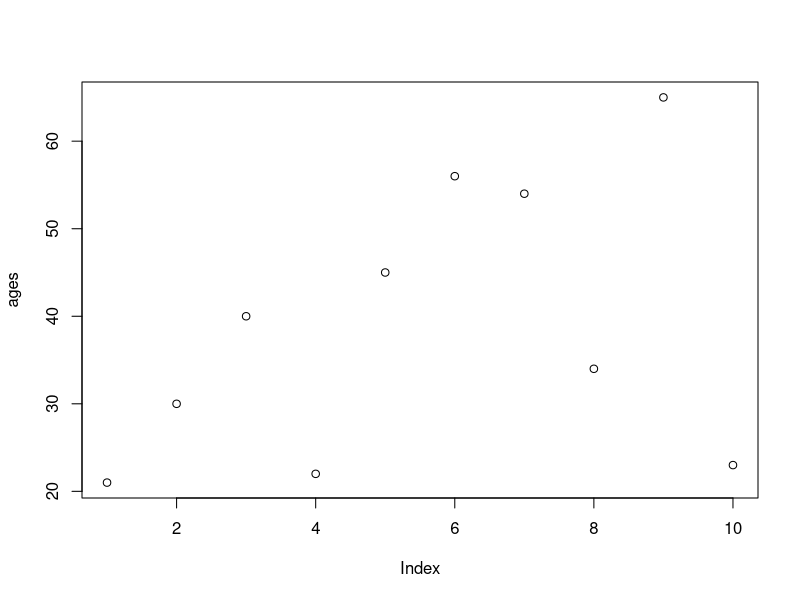
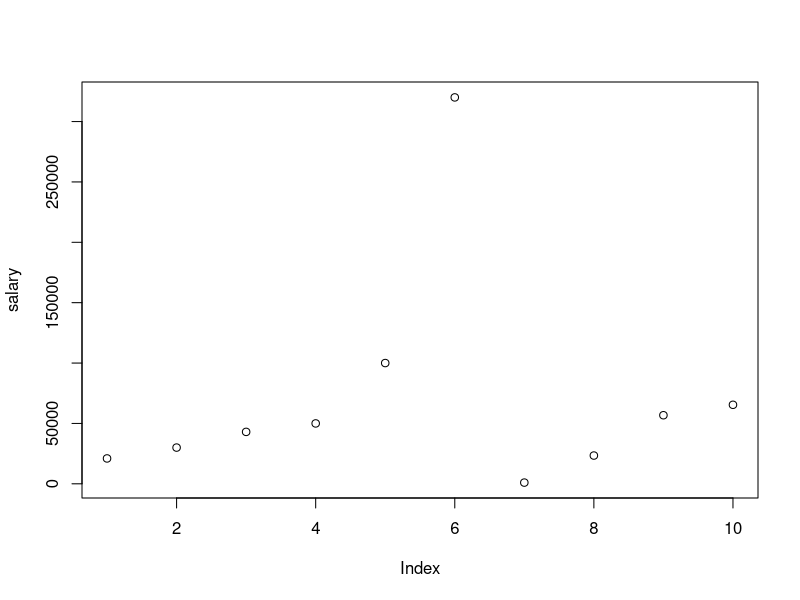
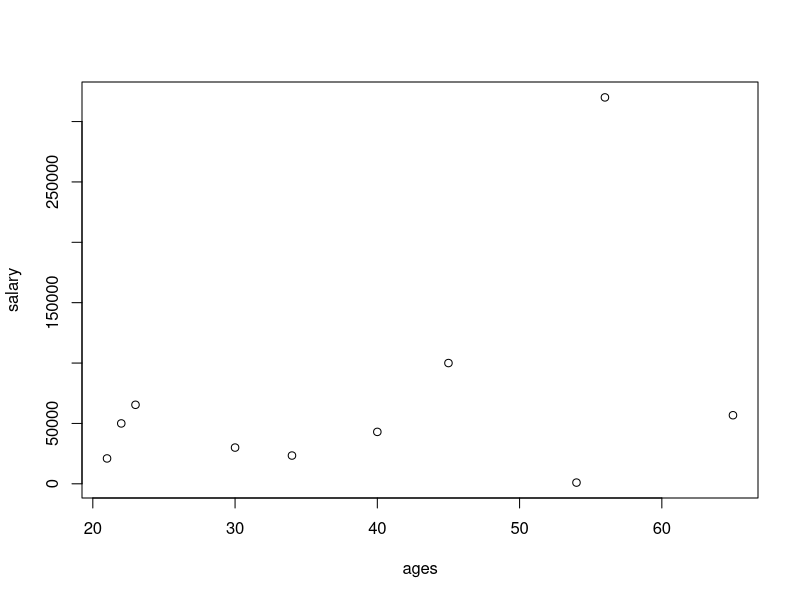
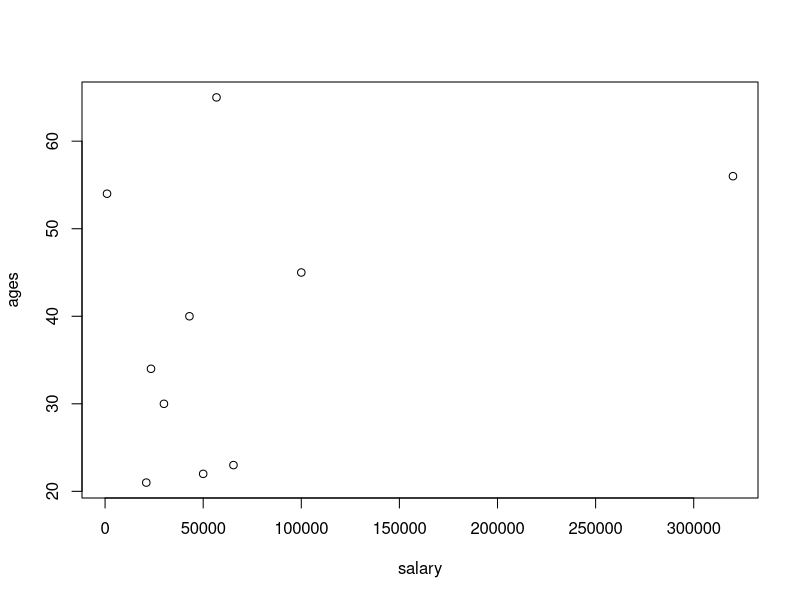
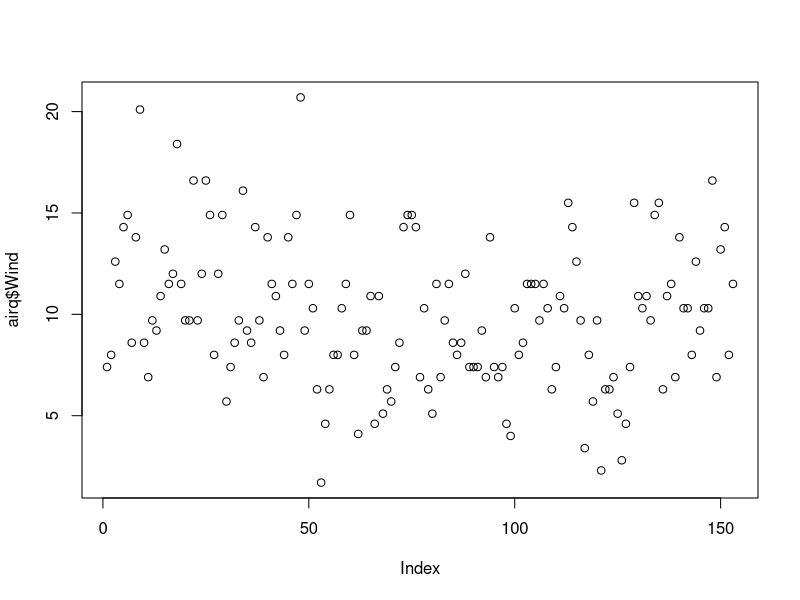
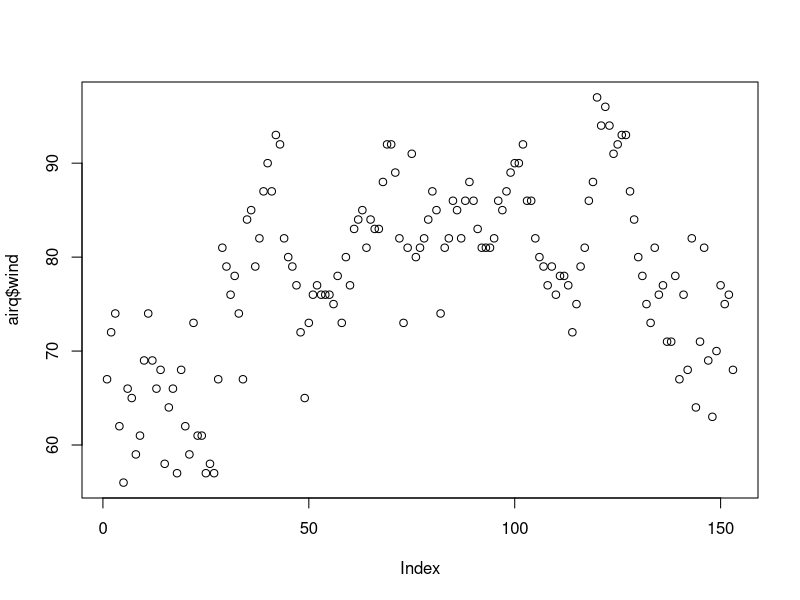
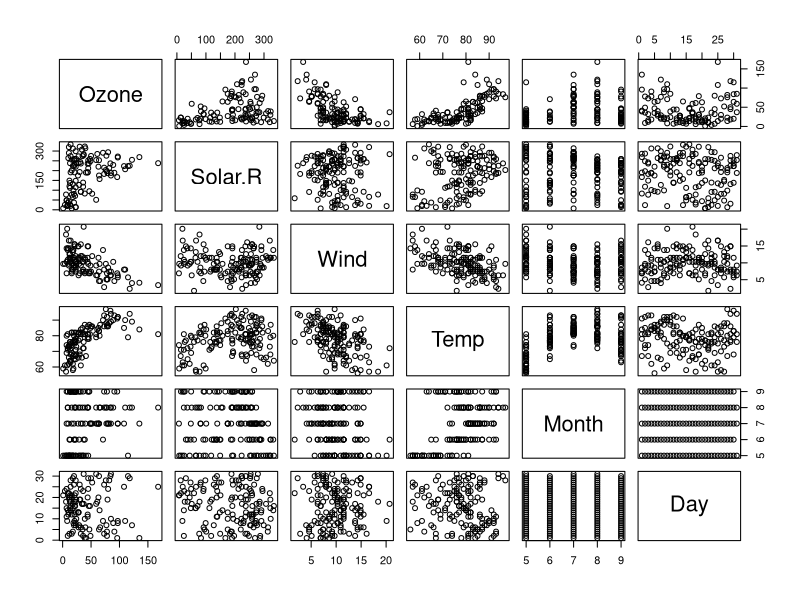
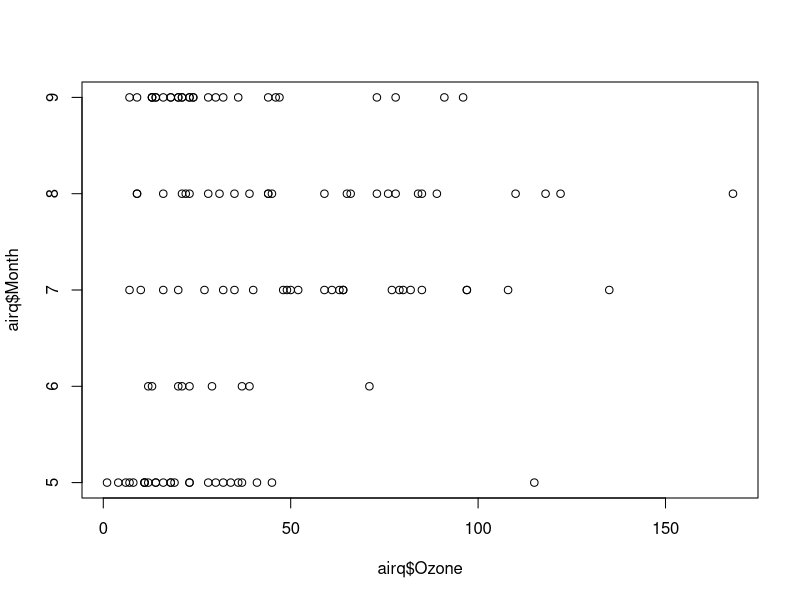

Write R code to recreate these figures, in order. (Note: this script raises an error after producing the figures.)
ages=c(21,30,40,22,45,56,54,34,65,23)
plot(ages)

salary=c(21000,30000,43000,50000,100000,320000,1000,23400,56789,65432)
plot(salary)

plot(ages,salary)
plot(salary,ages)

help(plot)

data()
airq=datasets::airquality

head(airquality)
tail(airquality)
names(airquality)
dim(airquality)
nrow(airquality)
ncol(airquality)

View(airquality)

airq[,c(1,2)]
df=airq[,-6]#exclude 6 no col
df

summary(airq[,1])
summary(airq$Temp)

summary(airq)#all col

plot(airq$Wind)
plot(airq$Temp,airq$wind,type="p")
plot(airq)#scatterplot
help(plot)
plot(airq$Ozone,airq$Month)
plot(airq$Month,airq$Ozone)

plot(airq$Wind,type="p")#point
plot(airq$Wind,type="l")#line
plot(airq$Wind,type="b")#both
help(plot)

plot(airq$Wind,
     xlab="ozone concentration",
     ylab="no of Instances",
     main="ozone levels in NY city",
     col="red",
     type="l"
     
     
     )
plot(airq,col="orange")
plot(airq$Ozone,airq$Solar.R)
plot(airq$Solar.R,airq$Ozone)

#horizontal bar plot
barplot(airq$Ozone,
       main='Ozone concentration in air',
       ylab='Ozone level',
       col='blue',
       horiz=T,#GRAPH BARS ARE HORIZONTAL 
       #axes=T
      
        )
help(barplot)

#histogram
hist(airq$Temp)

hist(airq$Temp,
     main='solar radiation values in air',
     xlab='solar rad.',
     col='lightblue',
     border='darkblue')

help(hist)

#boxplot=find outlier

boxplot(airq$Wind,
        main="Boxplot",
        col="pink",
        border='black',
        horizontal = T
        )
help(boxplot)
boxplot(airq$Temp,
        main="Boxplot",
        col="pink",
        border='black',
        horizontal = T
)
boxplot(airq$Ozone,
        main="Boxplot",
        col="pink",
        border='black',
        horizontal = T
)
boxplot.stats(airq$Wind)$out#outlier values

airq$Ozone
#multiple box plot
boxplot(airq[1:4],
        main='Multiple Box Plots',
        horizontal=TRUE,
        col='green')

boxplot.stats(airq[1:4])$out


help(par)
par(mfrow=c(3,3),mar=c(1,2,1,2),las=0,bty='o')
plot(airq$Ozone)
plot(airq$Ozone,airq$Wind)
plot(airq$Ozone,type='l')
plot(airq$Wind,type='l')
plot(airq$Solar.R,type='l')
barplot(airq$Ozone,main="Ozone concentration",
        xlab="Ozone Level",col="green",horiz=TRUE)
hist(airq$Solar.R)
boxplot(airq$Solar.R)
boxplot(airq[,0:4])

      
airq
max(airq$Wind)
min(airq$Temp)
min(airq$Solar.R)
mean(airq$Wind)

mean(airq$Solar.R,na.rm=T)

median(airq$Ozone)
median(airq$Ozone,na.rm=T)

#variance= var stadndar dev.=sd

var(airq$Ozone)
var(airq$Ozone,na.rm=T)
sd(airq$Ozone)
sd(airq$Ozone,na.rm=T)

skewness(airq$Ozone,na.rm=T)
kurtosis(airq$Ozone,na.rm=T)

#density plot
plot(density(airq$Wind))
plot(density(airq$Ozone,na.rm=T))
??density

#TRY ON quakes
e_quakes=datasets::quakes







